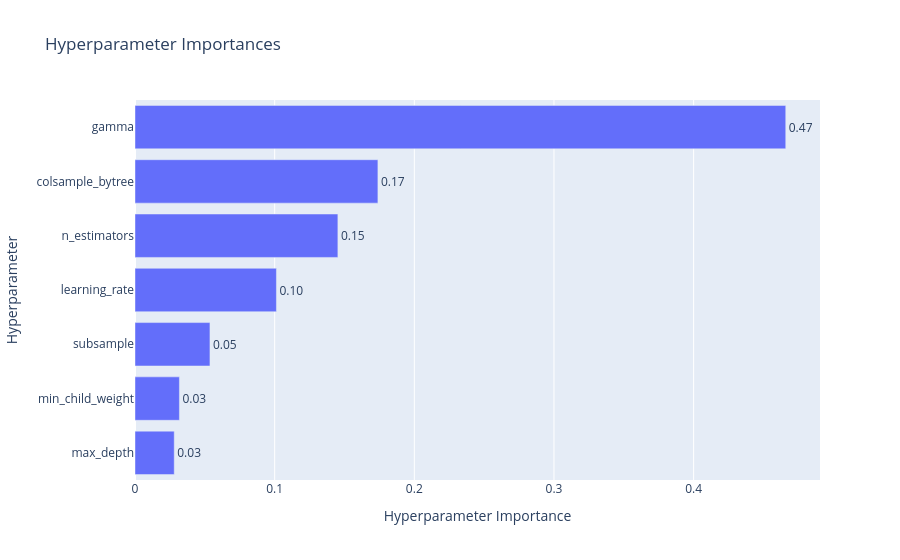
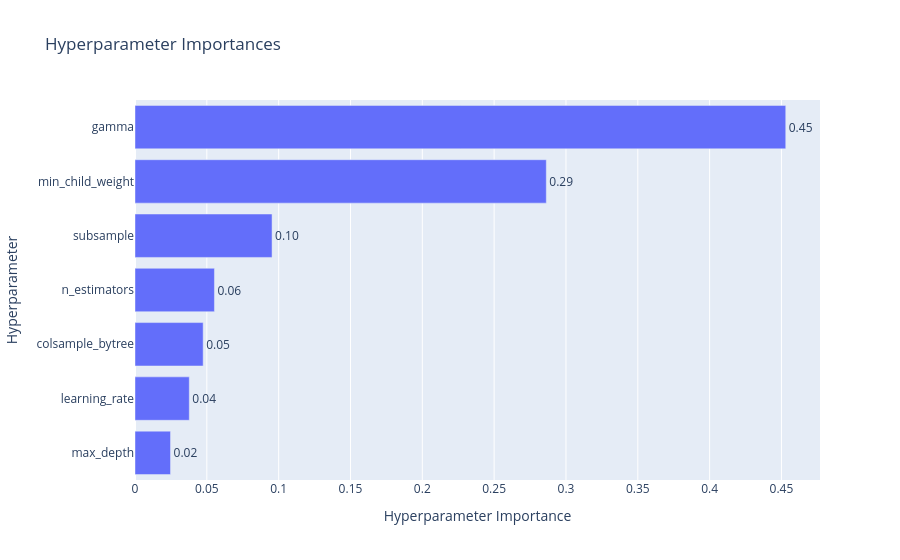
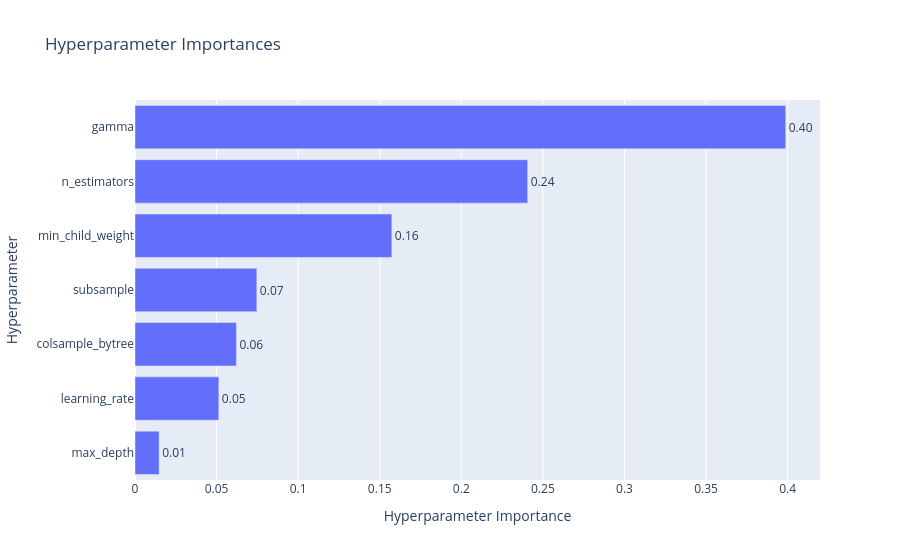
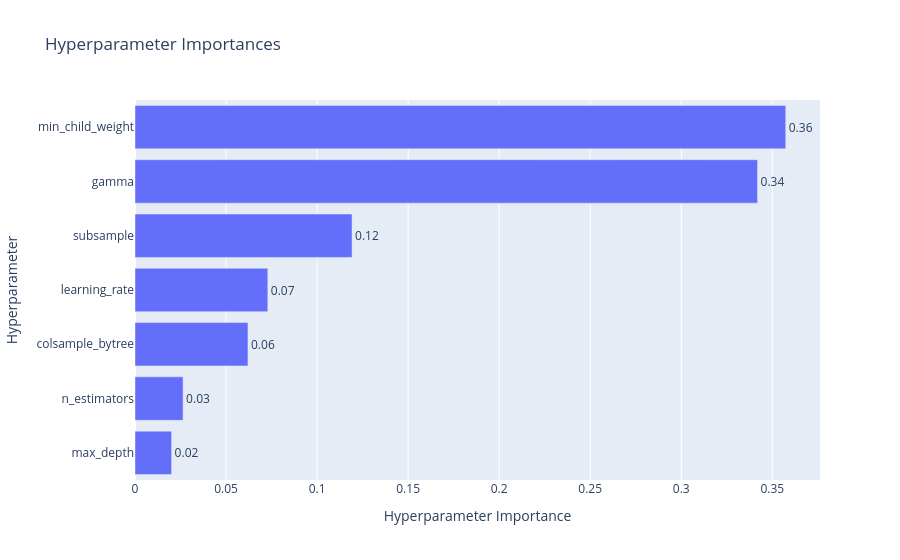

Notebook code cell kept with these figures, in order:
### Code cell
for study in results_df["best_study"]:
    fig = optuna.visualization.plot_param_importances(study)
    fig.show()

### Figure 1 — Plotly figure (JSON) as saved in the notebook; plotly's stock layout.template omitted (floating-point values rounded to 4 significant figures)
{"data": [{"cliponaxis": false, "hovertemplate": ["max_depth (IntDistribution): 0.028096650735672943<extra></extra>", "min_child_weight (IntDistribution): 0.031805596677564885<extra></extra>", "subsample (FloatDistribution): 0.05366981727305894<extra></extra>", "learning_rate (FloatDistribution): 0.10126780560982265<extra></extra>", "n_estimators (IntDistribution): 0.14526850832164218<extra></extra>", "colsample_bytree (FloatDistribution): 0.1739316982731088<extra></extra>", "gamma (FloatDistribution): 0.4659599231091295<extra></extra>"], "name": "Objective Value", "orientation": "h", "text": ["0.03", "0.03", "0.05", "0.10", "0.15", "0.17", "0.47"], "textposition": "outside", "type": "bar", "x": [0.0281, 0.03181, 0.05367, 0.1013, 0.1453, 0.1739, 0.466], "y": ["max_depth", "min_child_weight", "subsample", "learning_rate", "n_estimators", "colsample_bytree", "gamma"]}], "layout": {"title": {"text": "Hyperparameter Importances"}, "xaxis": {"title": {"text": "Hyperparameter Importance"}}, "yaxis": {"title": {"text": "Hyperparameter"}}}}

### Figure 2 — Plotly figure (JSON) as saved in the notebook; plotly's stock layout.template omitted (floating-point values rounded to 4 significant figures)
{"data": [{"cliponaxis": false, "hovertemplate": ["max_depth (IntDistribution): 0.024734952201230245<extra></extra>", "learning_rate (FloatDistribution): 0.03778964983545521<extra></extra>", "colsample_bytree (FloatDistribution): 0.04745460815013205<extra></extra>", "n_estimators (IntDistribution): 0.05530657927429588<extra></extra>", "subsample (FloatDistribution): 0.09540724683558545<extra></extra>", "min_child_weight (IntDistribution): 0.28631425147800577<extra></extra>", "gamma (FloatDistribution): 0.4529927122252956<extra></extra>"], "name": "Objective Value", "orientation": "h", "text": ["0.02", "0.04", "0.05", "0.06", "0.10", "0.29", "0.45"], "textposition": "outside", "type": "bar", "x": [0.02473, 0.03779, 0.04745, 0.05531, 0.09541, 0.2863, 0.453], "y": ["max_depth", "learning_rate", "colsample_bytree", "n_estimators", "subsample", "min_child_weight", "gamma"]}], "layout": {"title": {"text": "Hyperparameter Importances"}, "xaxis": {"title": {"text": "Hyperparameter Importance"}}, "yaxis": {"title": {"text": "Hyperparameter"}}}}

### Figure 3 — Plotly figure (JSON) as saved in the notebook; plotly's stock layout.template omitted (floating-point values rounded to 4 significant figures)
{"data": [{"cliponaxis": false, "hovertemplate": ["max_depth (IntDistribution): 0.014799839051684322<extra></extra>", "learning_rate (FloatDistribution): 0.05139285505401317<extra></extra>", "colsample_bytree (FloatDistribution): 0.06215340859819561<extra></extra>", "subsample (FloatDistribution): 0.07467724057534328<extra></extra>", "min_child_weight (IntDistribution): 0.15743825973756356<extra></extra>", "n_estimators (IntDistribution): 0.24069218405209744<extra></extra>", "gamma (FloatDistribution): 0.39884621293110273<extra></extra>"], "name": "Objective Value", "orientation": "h", "text": ["0.01", "0.05", "0.06", "0.07", "0.16", "0.24", "0.40"], "textposition": "outside", "type": "bar", "x": [0.0148, 0.05139, 0.06215, 0.07468, 0.1574, 0.2407, 0.3988], "y": ["max_depth", "learning_rate", "colsample_bytree", "subsample", "min_child_weight", "n_estimators", "gamma"]}], "layout": {"title": {"text": "Hyperparameter Importances"}, "xaxis": {"title": {"text": "Hyperparameter Importance"}}, "yaxis": {"title": {"text": "Hyperparameter"}}}}

### Figure 4 — Plotly figure (JSON) as saved in the notebook; plotly's stock layout.template omitted (floating-point values rounded to 4 significant figures)
{"data": [{"cliponaxis": false, "hovertemplate": ["max_depth (IntDistribution): 0.020099045492153782<extra></extra>", "n_estimators (IntDistribution): 0.026411314086162596<extra></extra>", "colsample_bytree (FloatDistribution): 0.06204257577089794<extra></extra>", "learning_rate (FloatDistribution): 0.0729430397339362<extra></extra>", "subsample (FloatDistribution): 0.11920373216179744<extra></extra>", "gamma (FloatDistribution): 0.34191181118014286<extra></extra>", "min_child_weight (IntDistribution): 0.35738848157490904<extra></extra>"], "name": "Objective Value", "orientation": "h", "text": ["0.02", "0.03", "0.06", "0.07", "0.12", "0.34", "0.36"], "textposition": "outside", "type": "bar", "x": [0.0201, 0.02641, 0.06204, 0.07294, 0.1192, 0.3419, 0.3574], "y": ["max_depth", "n_estimators", "colsample_bytree", "learning_rate", "subsample", "gamma", "min_child_weight"]}], "layout": {"title": {"text": "Hyperparameter Importances"}, "xaxis": {"title": {"text": "Hyperparameter Importance"}}, "yaxis": {"title": {"text": "Hyperparameter"}}}}
